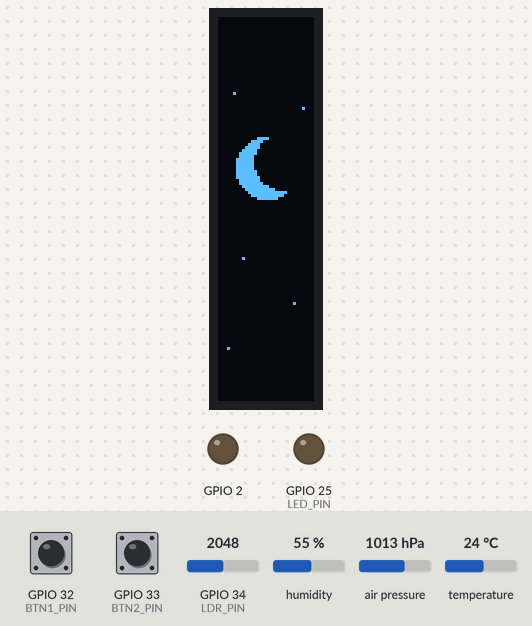
Recording of a sketch running on a simulated ESP32. On the bench: 32×128 one-colour display, output pins drawn as LEDs (lit = HIGH). The test bench sets the inputs (shaded band); at power-on: GPIO 34 (LDR_PIN) = 2048, GPIO 33 (BTN2_PIN) HIGH, GPIO 32 (BTN1_PIN) HIGH, humidity 55 %, air pressure 1013 hPa, temperature 24 °C. Random numbers use the default seed unless the sketch sets one; what the sketch prints to the serial monitor is not drawn.

Above: at 20.8 s.
20.9 s: GPIO 34 (LDR_PIN) set to 2866
At 22.28 s:
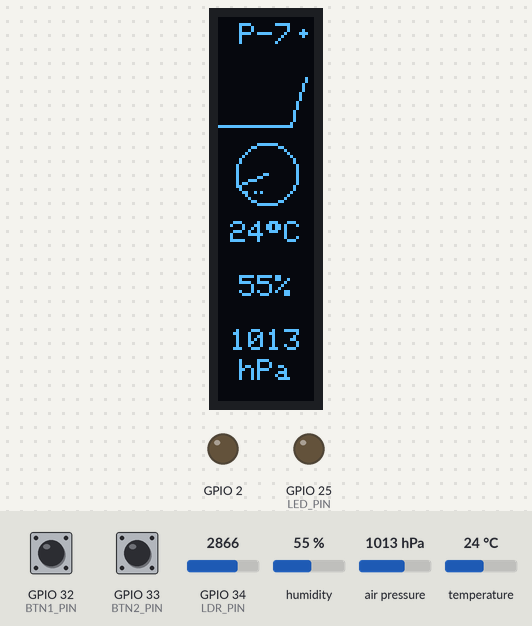
23.7 s: GPIO 33 (BTN2_PIN) pulled LOW for 0.15 s
At 25.2 s:
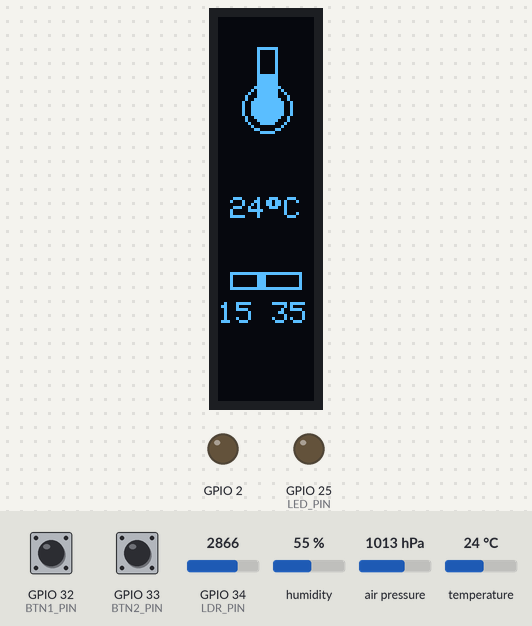
26.8 s: GPIO 32 (BTN1_PIN) pulled LOW for 0.15 s
At 27.03 s:
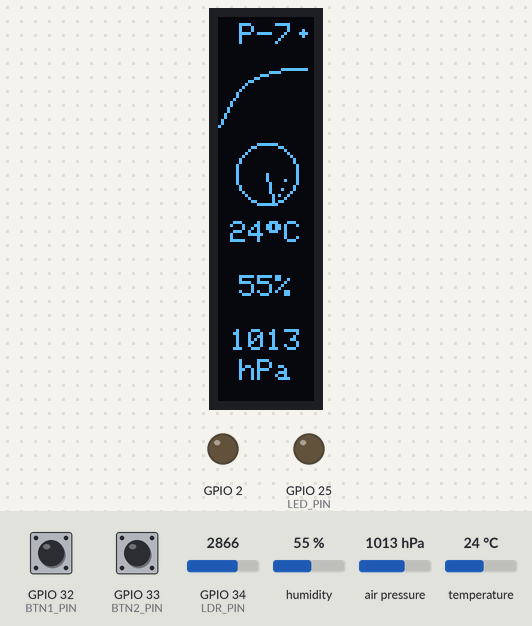
27.5 s: GPIO 32 (BTN1_PIN) pulled LOW for 1 s
At 28.9 s:
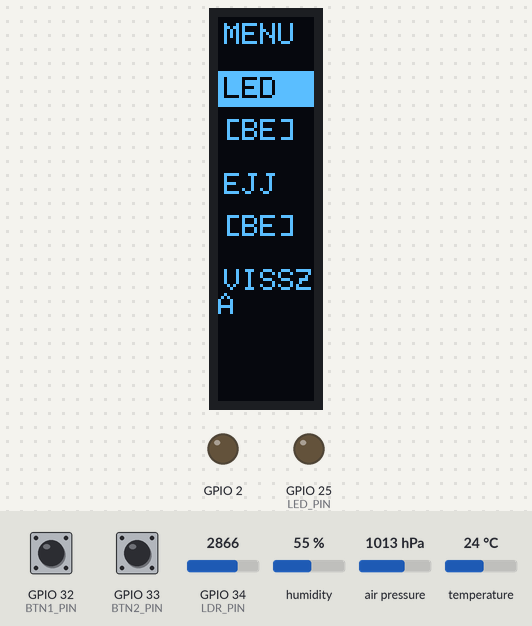
29.1 s: GPIO 33 (BTN2_PIN) pulled LOW for 1 s
At 31.0 s:
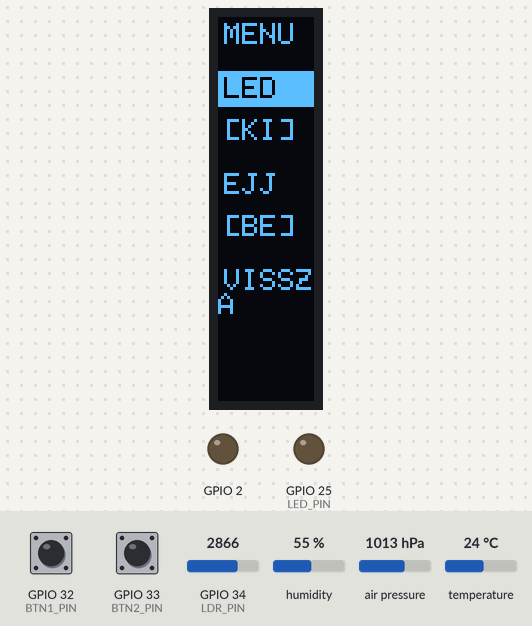
31.6 s: GPIO 32 (BTN1_PIN) pulled LOW for 0.15 s
At 33.2 s:
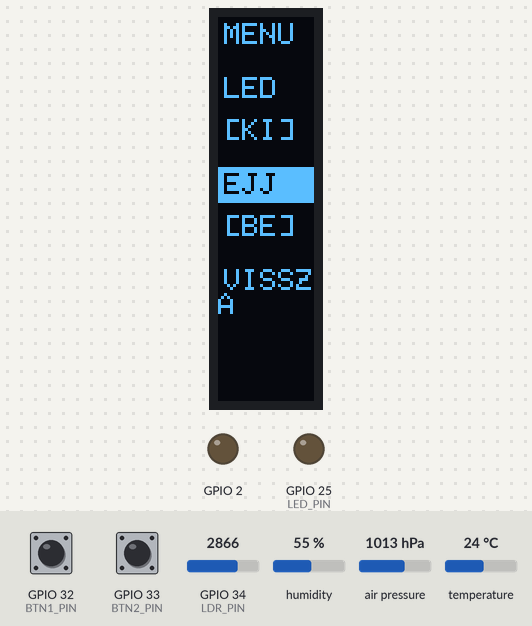
Timing chart, 0 to 34.3 s (numbered marks = the images above; inputs shaded):
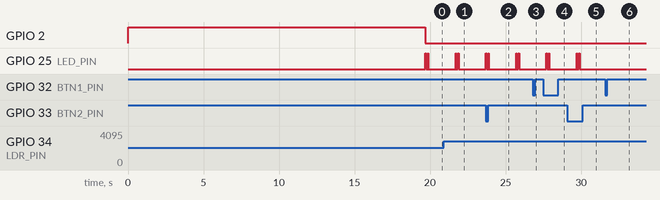

Measured:
- after the input at 26.8 s, the display: changes after 0.19 s (image 3)
- after the input at 29.1 s, the display: changes after 1.0 s (image 5)
- after the input at 31.6 s, the display: changes after 0.24 s (image 6)

The sketch:

photon7.ino
```cpp
#include <Wire.h>
#include <Adafruit_GFX.h>
#include <Adafruit_SSD1306.h>
#include <Adafruit_BME280.h>

#define SCREEN_WIDTH 128
#define SCREEN_HEIGHT 32
#define OLED_RESET -1
#define SCREEN_ADDRESS 0x3C

#define LDR_PIN 34
#define LED_PIN 25
#define BTN1_PIN 32
#define BTN2_PIN 33

#define NIGHT_THRESHOLD 2500
#define LONG_PRESS_TIME 800
#define DEBOUNCE_TIME 50

Adafruit_SSD1306 display(SCREEN_WIDTH, SCREEN_HEIGHT, &Wire, OLED_RESET);
Adafruit_BME280 bme;

// === BOOT ÜZENETEK ===
const char* bootMessages[] = {
  "Inicializálás",
  "BME szenzor ell",
  "LD szenzor ell",
  "Gravitacio kalib",
  "Pajzs diag",
  "Rendszer stabil"
};
const int messageCount = 6;

// === KÉPERNYŐK ===
enum Screen {
  SCREEN_LOGO,
  SCREEN_DASHBOARD,
  SCREEN_TEMP,
  SCREEN_HUMIDITY,
  SCREEN_PRESSURE,
  SCREEN_LIGHT,
  SCREEN_COUNT
};

// === MENÜ ===
enum MenuItem {
  MENU_LED_TOGGLE,
  MENU_NIGHT_TOGGLE,
  MENU_EXIT,
  MENU_COUNT
};

// === VÁLTOZÓK ===
float temp = 24.7;
float humidity = 50.0;
float pressure = 1013.0;
int ldrValue = 0;
int ldrSmoothed = 2048;

bool nightMode = false;
bool nightModeEnabled = true;
bool ledEnabled = true;
bool inMenu = false;

int currentScreen = SCREEN_DASHBOARD;
int menuSelection = 0;

// Gombok
bool btn1Pressed = false;
bool btn2Pressed = false;
unsigned long btn1PressStart = 0;
bool btn1WasLongPress = false;
unsigned long btn1LastChange = 0;
unsigned long btn2LastChange = 0;
bool btn1StableState = false;
bool btn2StableState = false;

unsigned long lastDashUpdate = 0;
unsigned long lastSensorRead = 0;
unsigned long lastFlash = 0;
int animFrame = 0;

// Fény history
int lightHistory[32];
int lightIndex = 0;

// === FÉNYERŐ ===
void setBrightness(uint8_t brightness) {
  display.ssd1306_command(SSD1306_SETCONTRAST);
  display.ssd1306_command(brightness);
}

// === BOOT FÜGGVÉNYEK ===

void typeText(const char* text, int x, int y, int delayMs = 30) {
  display.setCursor(x, y);
  for (int i = 0; text[i] != '\0'; i++) {
    display.print(text[i]);
    display.display();
    delay(delayMs);
  }
}

void animateProgress(const char* label, int duration) {
  int barWidth = 100;
  int barX = 14;
  int barY = 20;
  int steps = 50;
  int delayPerStep = duration / steps;

  display.clearDisplay();
  display.setTextSize(1);
  display.setCursor(0, 0);
  display.print("> ");
  display.print(label);
  display.drawRect(barX, barY, barWidth, 8, SSD1306_WHITE);
  display.display();

  for (int i = 0; i <= steps; i++) {
    int fillWidth = map(i, 0, steps, 0, barWidth - 4);

    if (random(10) == 0 && i < steps - 5) {
      display.fillRect(barX + 2, barY + 2, fillWidth + random(-10, 10), 4, SSD1306_WHITE);
      display.display();
      delay(30);
    }

    display.fillRect(barX + 2, barY + 2, barWidth - 4, 4, SSD1306_BLACK);
    display.fillRect(barX + 2, barY + 2, fillWidth, 4, SSD1306_WHITE);

    display.fillRect(104, 10, 24, 8, SSD1306_BLACK);
    display.setCursor(104, 10);
    int pct = map(i, 0, steps, 0, 100);
    if (pct < 10) display.print(" ");
    if (pct < 100) display.print(" ");
    display.print(pct);
    display.print("%");

    display.display();
    delay(delayPerStep + random(-10, 20));
  }

  display.setCursor(0, 10);
  display.print("[OK]");
  display.display();
  delay(150);
}

void bootScreen() {
  display.clearDisplay();
  display.setTextSize(1);

  for (int i = 0; i < 3; i++) {
    display.invertDisplay(true);
    delay(50);
    display.invertDisplay(false);
    delay(50);
  }

  display.drawLine(0, 0, 127, 0, SSD1306_WHITE);
  display.setCursor(8, 4);
  display.print("PHOTON-7 LANDER");
  display.drawLine(0, 14, 127, 14, SSD1306_WHITE);
  display.display();
  delay(500);

  typeText("Boot sequence...", 4, 20, 40);
  delay(500);
}

void scanEffect() {
  display.clearDisplay();
  display.setTextSize(1);
  display.setCursor(8, 12);
  display.print("TERRAIN MAPPING");
  display.display();

  for (int y = 0; y < 32; y += 2) {
    display.drawLine(0, y, 127, y, SSD1306_WHITE);
    display.display();
    delay(20);
    display.drawLine(0, y, 127, y, SSD1306_BLACK);
  }

  display.setCursor(8, 12);
  display.print("TERRAIN MAPPING");

  for (int i = 0; i < 20; i++) {
    int x = random(10, 118);
    int y = random(4, 28);
    display.clearDisplay();
    display.drawRect(x - 3, y - 3, 6, 6, SSD1306_WHITE);
    display.display();
    delay(80);
  }
  delay(400);
}

void runBootSequence() {
  display.setRotation(0);
  bootScreen();
  delay(400);
  scanEffect();

  for (int i = 0; i < messageCount; i++) {
    int duration = random(500, 1200);
    animateProgress(bootMessages[i], duration);
  }

  display.clearDisplay();
  typeText("> System ONLINE", 0, 8, 20);
  typeText("> Dashboard AKTIV", 0, 20, 20);
  delay(600);

  for (int i = 0; i < 4; i++) {
    display.invertDisplay(true);
    delay(40);
    display.invertDisplay(false);
    delay(40);
  }
}

// === SEGÉDFÜGGVÉNYEK ===

void drawCenteredText(const char* text, int y) {
  int16_t x1, y1;
  uint16_t w, h;
  display.getTextBounds(text, 0, 0, &x1, &y1, &w, &h);
  display.setCursor((32 - w) / 2, y);
  display.print(text);
}

void drawMoon(int cx, int cy, int radius) {
  display.fillCircle(cx, cy, radius, SSD1306_WHITE);
  display.fillCircle(cx + 5, cy - 2, radius - 1, SSD1306_BLACK);
}

void updateLedFlash() {
  if (!ledEnabled) {
    analogWrite(LED_PIN, 0);
    return;
  }

  unsigned long now = millis();
  unsigned long elapsed = now - lastFlash;

  if (elapsed < 50) {
    analogWrite(LED_PIN, 255);
  } else if (elapsed < 150) {
    analogWrite(LED_PIN, 0);
  } else if (elapsed < 200) {
    analogWrite(LED_PIN, 255);
  } else {
    analogWrite(LED_PIN, 0);
    if (elapsed > 2000) {
      lastFlash = now;
    }
  }
}

void updateLightHistory() {
  lightHistory[lightIndex] = ldrSmoothed;
  lightIndex = (lightIndex + 1) % 32;
}

// === SZENZOR OLVASÁS ===
void readSensors() {
  temp = bme.readTemperature();
  humidity = bme.readHumidity();
  pressure = bme.readPressure() / 100.0F;

  int rawLdr = analogRead(LDR_PIN);
  ldrSmoothed = (ldrSmoothed * 7 + rawLdr) / 8;
  ldrValue = ldrSmoothed;

  if (nightModeEnabled) {
    nightMode = (ldrSmoothed < NIGHT_THRESHOLD);
  } else {
    nightMode = false;
  }

  updateLightHistory();
}

// === GOMBOK KEZELÉSE ===
void handleButtons() {
  unsigned long now = millis();

  // BTN1 olvasás debounce-szal
  bool btn1Raw = digitalRead(BTN1_PIN) == LOW;
  if (btn1Raw != btn1StableState && (now - btn1LastChange > DEBOUNCE_TIME)) {
    btn1LastChange = now;
    btn1StableState = btn1Raw;

    if (btn1StableState) {
      // Lenyomás
      btn1PressStart = now;
      btn1WasLongPress = false;
    } else {
      // Elengedés
      if (!btn1WasLongPress) {
        if (inMenu) {
          menuSelection = (menuSelection + 1) % MENU_COUNT;
        } else {
          currentScreen--;
          if (currentScreen < 0) currentScreen = SCREEN_COUNT - 1;
        }
      }
    }
  }

  // BTN1 hosszan nyomva tartás
  if (btn1StableState && !btn1WasLongPress && (now - btn1PressStart > LONG_PRESS_TIME)) {
    btn1WasLongPress = true;
    if (!inMenu) {
      inMenu = true;
      menuSelection = 0;
    }
  }

  // BTN2 olvasás debounce-szal
  bool btn2Raw = digitalRead(BTN2_PIN) == LOW;
  if (btn2Raw != btn2StableState && (now - btn2LastChange > DEBOUNCE_TIME)) {
    btn2LastChange = now;
    btn2StableState = btn2Raw;

    if (!btn2StableState && btn2Pressed) {
      // Elengedés
      if (inMenu) {
        switch (menuSelection) {
          case MENU_LED_TOGGLE:
            ledEnabled = !ledEnabled;
            break;
          case MENU_NIGHT_TOGGLE:
            nightModeEnabled = !nightModeEnabled;
            break;
          case MENU_EXIT:
            inMenu = false;
            break;
        }
      } else {
        currentScreen = (currentScreen + 1) % SCREEN_COUNT;
      }
    }
  }

  btn1Pressed = btn1StableState;
  btn2Pressed = btn2StableState;
}

// === MENÜ RAJZOLÁS ===
void drawMenu() {
  display.clearDisplay();
  display.setTextSize(1);

  display.setCursor(2, 2);
  display.print("MENU");

  int startY = 20;

  // LED
  int y = startY;
  if (menuSelection == 0) {
    display.fillRect(0, y - 2, 32, 12, SSD1306_WHITE);
    display.setTextColor(SSD1306_BLACK);
  }
  display.setCursor(2, y);
  display.print("LED");
  display.setCursor(2, y + 14);
  display.setTextColor(SSD1306_WHITE);
  display.print(ledEnabled ? "[BE]" : "[KI]");

  // Éjszakai
  y = startY + 32;
  if (menuSelection == 1) {
    display.fillRect(0, y - 2, 32, 12, SSD1306_WHITE);
    display.setTextColor(SSD1306_BLACK);
  }
  display.setCursor(2, y);
  display.print("EJJ");
  display.setCursor(2, y + 14);
  display.setTextColor(SSD1306_WHITE);
  display.print(nightModeEnabled ? "[BE]" : "[KI]");

  // Vissza
  y = startY + 64;
  if (menuSelection == 2) {
    display.fillRect(0, y - 2, 32, 12, SSD1306_WHITE);
    display.setTextColor(SSD1306_BLACK);
  }
  display.setCursor(2, y);
  display.print("VISSZA");
  display.setTextColor(SSD1306_WHITE);

  display.display();
}

// === KÉPERNYŐK ===

void drawLightGraph(int startY, int height) {
  int minVal = lightHistory[0];
  int maxVal = lightHistory[0];
  for (int i = 1; i < 32; i++) {
    if (lightHistory[i] < minVal) minVal = lightHistory[i];
    if (lightHistory[i] > maxVal) maxVal = lightHistory[i];
  }

  if (maxVal - minVal < 100) {
    int mid = (minVal + maxVal) / 2;
    minVal = mid - 50;
    maxVal = mid + 50;
  }

  for (int i = 1; i < 30; i++) {
    int idx = (lightIndex + i) % 32;
    int prevIdx = (lightIndex + i - 1) % 32;

    int y1 = map(lightHistory[prevIdx], minVal, maxVal, startY + height - 2, startY + 2);
    int y2 = map(lightHistory[idx], minVal, maxVal, startY + height - 2, startY + 2);

    y1 = constrain(y1, startY, startY + height);
    y2 = constrain(y2, startY, startY + height);

    display.drawLine(i - 1, y1, i, y2, SSD1306_WHITE);
  }
}

void drawRadar(int cx, int cy, int radius) {
  display.drawCircle(cx, cy, radius, SSD1306_WHITE);

  float angle = (animFrame % 60) * 6 * PI / 180.0;
  int x = cx + cos(angle) * radius;
  int y = cy + sin(angle) * radius;
  display.drawLine(cx, cy, x, y, SSD1306_WHITE);

  for (int i = 1; i < 4; i++) {
    float prevAngle = ((animFrame - i * 3) % 60) * 6 * PI / 180.0;
    int px = cx + cos(prevAngle) * (radius - i);
    int py = cy + sin(prevAngle) * (radius - i);
    display.drawPixel(px, py, SSD1306_WHITE);
  }
}

void drawScreenDashboard() {
  display.clearDisplay();
  display.setTextSize(1);

  drawCenteredText("P-7", 2);

  unsigned long elapsed = millis() - lastFlash;
  int dotSize = (ledEnabled && (elapsed < 50 || (elapsed >= 150 && elapsed < 200))) ? 3 : 1;
  display.fillCircle(28, 5, dotSize, SSD1306_WHITE);

  drawLightGraph(14, 24);
  drawRadar(16, 52, 10);

  char tempStr[10];
  sprintf(tempStr, "%d%cC", (int)temp, 247);
  drawCenteredText(tempStr, 68);

  char humStr[10];
  sprintf(humStr, "%d%%", (int)humidity);
  drawCenteredText(humStr, 86);

  char pressStr[10];
  sprintf(pressStr, "%d", (int)pressure);
  drawCenteredText(pressStr, 104);
  drawCenteredText("hPa", 114);

  display.display();
}

void drawScreenTemp() {
  display.clearDisplay();

  // Hőmérő ikon
  display.drawCircle(16, 30, 8, SSD1306_WHITE);
  display.fillCircle(16, 30, 5, SSD1306_WHITE);
  display.drawRect(13, 10, 7, 20, SSD1306_WHITE);
  int fillHeight = map(constrain(temp, 10, 40), 10, 40, 0, 16);
  display.fillRect(14, 26 - fillHeight, 5, fillHeight + 4, SSD1306_WHITE);

  // Érték + °C középre
  display.setTextSize(1);
  char tempStr[10];
  sprintf(tempStr, "%d%cC", (int)temp, 247);
  drawCenteredText(tempStr, 60);

  // Skála
  display.drawRect(4, 85, 24, 6, SSD1306_WHITE);
  int posX = map(constrain(temp, 15, 35), 15, 35, 5, 26);
  display.fillRect(posX - 1, 86, 3, 4, SSD1306_WHITE);
  display.setCursor(0, 95);
  display.print("15");
  display.setCursor(18, 95);
  display.print("35");

  display.display();
}

void drawScreenHumidity() {
  display.clearDisplay();

  // Vízcsepp ikon
  display.fillTriangle(16, 10, 8, 28, 24, 28, SSD1306_WHITE);
  display.fillCircle(16, 30, 8, SSD1306_WHITE);

  // Érték + % középre (kisebb méret)
  display.setTextSize(1);
  char humStr[10];
  sprintf(humStr, "%d%%", (int)humidity);
  drawCenteredText(humStr, 55);

  // Progress bar
  display.drawRect(2, 75, 28, 8, SSD1306_WHITE);
  int fillW = map(constrain(humidity, 0, 100), 0, 100, 0, 24);
  display.fillRect(4, 77, fillW, 4, SSD1306_WHITE);

  display.display();
}

void drawScreenPressure() {
  display.clearDisplay();

  // Barométer ikon
  display.drawCircle(16, 25, 12, SSD1306_WHITE);
  display.drawCircle(16, 25, 10, SSD1306_WHITE);
  float angle = map(constrain(pressure, 980, 1040), 980, 1040, 225, -45) * PI / 180.0;
  int nx = 16 + cos(angle) * 8;
  int ny = 25 - sin(angle) * 8;
  display.drawLine(16, 25, nx, ny, SSD1306_WHITE);

  // Érték
  display.setTextSize(1);
  char pressStr[10];
  sprintf(pressStr, "%d", (int)pressure);
  drawCenteredText(pressStr, 55);
  drawCenteredText("hPa", 68);

  // Skála
  display.setCursor(0, 90);
  display.print("L");
  display.setCursor(13, 90);
  display.print("N");
  display.setCursor(26, 90);
  display.print("H");

  display.display();
}

void drawScreenLight() {
  display.clearDisplay();

  // Nap ikon
  display.fillCircle(16, 25, 6, SSD1306_WHITE);
  for (int i = 0; i < 8; i++) {
    float angle = i * 45 * PI / 180.0;
    int x1 = 16 + cos(angle) * 9;
    int y1 = 25 + sin(angle) * 9;
    int x2 = 16 + cos(angle) * 12;
    int y2 = 25 + sin(angle) * 12;
    display.drawLine(x1, y1, x2, y2, SSD1306_WHITE);
  }

  // Érték középre (kisebb méret)
  display.setTextSize(1);
  char ldrStr[10];
  sprintf(ldrStr, "%d", ldrSmoothed);
  drawCenteredText(ldrStr, 55);

  // Grafikon
  drawLightGraph(75, 35);

  display.display();
}

void drawScreenLogo() {
  display.clearDisplay();

  // PHOTON 7 - minden 2-es méretben, középre igazítva, függőlegesen
  display.setTextSize(2);

  const char* letters = "PHOTON7";
  int y = 2;
  for (int i = 0; letters[i] != '\0'; i++) {
    // Középre igazítás: 2-es méret = 12px széles karakter, képernyő 32px
    display.setCursor(10, y);
    display.print(letters[i]);
    y += 18;  // Nagyobb távolság, ne érjenek össze
  }

  // Futó fények bal és jobb oldalon - ellentétes irányba
  int leftPos = (animFrame * 3) % 128;          // Lefelé fut
  int rightPos = 127 - ((animFrame * 3) % 128); // Felfelé fut

  // Bal oldali fénycsík (lefelé) - hosszabb csóva
  for (int i = 0; i < 20; i++) {
    int yy = leftPos - i;
    if (yy >= 0 && yy < 128) {
      display.drawPixel(1, yy, SSD1306_WHITE);
      if (i < 12) display.drawPixel(2, yy, SSD1306_WHITE);
      if (i < 6) display.drawPixel(0, yy, SSD1306_WHITE);
    }
  }

  // Jobb oldali fénycsík (felfelé) - hosszabb csóva
  for (int i = 0; i < 20; i++) {
    int yy = rightPos + i;
    if (yy >= 0 && yy < 128) {
      display.drawPixel(30, yy, SSD1306_WHITE);
      if (i < 12) display.drawPixel(29, yy, SSD1306_WHITE);
      if (i < 6) display.drawPixel(31, yy, SSD1306_WHITE);
    }
  }

  display.setTextSize(1);
  display.display();
}

void drawNightScreen() {
  display.clearDisplay();

  drawMoon(16, 50, 10);

  if (animFrame % 20 < 15) display.drawPixel(5, 25, SSD1306_WHITE);
  if (animFrame % 25 < 18) display.drawPixel(28, 30, SSD1306_WHITE);
  if (animFrame % 18 < 12) display.drawPixel(8, 80, SSD1306_WHITE);
  if (animFrame % 22 < 16) display.drawPixel(25, 95, SSD1306_WHITE);
  if (animFrame % 30 < 20) display.drawPixel(3, 110, SSD1306_WHITE);
  if (animFrame % 15 < 10) display.drawPixel(28, 115, SSD1306_WHITE);

  display.display();
}

// === FŐ FRISSÍTÉS ===
void updateDisplay() {
  animFrame++;

  updateLedFlash();

  if (millis() - lastSensorRead > 150) {
    lastSensorRead = millis();
    readSensors();
  }

  if (nightMode && !inMenu) {
    setBrightness(0);
    display.dim(true);
    drawNightScreen();
    return;
  }

  setBrightness(128);
  display.dim(false);

  if (inMenu) {
    drawMenu();
    return;
  }

  switch (currentScreen) {
    case SCREEN_LOGO:
      drawScreenLogo();
      break;
    case SCREEN_DASHBOARD:
      drawScreenDashboard();
      break;
    case SCREEN_TEMP:
      drawScreenTemp();
      break;
    case SCREEN_HUMIDITY:
      drawScreenHumidity();
      break;
    case SCREEN_PRESSURE:
      drawScreenPressure();
      break;
    case SCREEN_LIGHT:
      drawScreenLight();
      break;
  }
}

void setup() {
  Serial.begin(115200);
  Serial.println("\n=== PHOTON-7 LANDER ===");

    // Beépített LED kikapcsolása

  pinMode(2, OUTPUT);
  digitalWrite(2, HIGH);


  randomSeed(analogRead(0));

  pinMode(LDR_PIN, INPUT);
  pinMode(LED_PIN, OUTPUT);
  pinMode(BTN1_PIN, INPUT_PULLUP);
  pinMode(BTN2_PIN, INPUT_PULLUP);

  ldrSmoothed = analogRead(LDR_PIN);

  for (int i = 0; i < 32; i++) {
    lightHistory[i] = ldrSmoothed;
  }

  if (bme.begin(0x76)) {
    Serial.println("BME280 at 0x76");
  } else if (bme.begin(0x77)) {
    Serial.println("BME280 at 0x77");
  } else {
    Serial.println("BME280 NOT FOUND!");
  }

  if (!display.begin(SSD1306_SWITCHCAPVCC, SCREEN_ADDRESS)) {
    Serial.println("OLED failed!");
    while (true);
  }

  setBrightness(0);
  display.dim(true);
  display.setTextColor(SSD1306_WHITE);
  display.clearDisplay();
  display.display();
  delay(200);

  readSensors();
  runBootSequence();

  display.setRotation(1);
  display.clearDisplay();

  lastFlash = millis();

  digitalWrite(2, LOW);
}

void loop() {
  handleButtons();

  if (millis() - lastDashUpdate > 100) {
    lastDashUpdate = millis();
    updateDisplay();
  }

  updateLedFlash();
}
```
